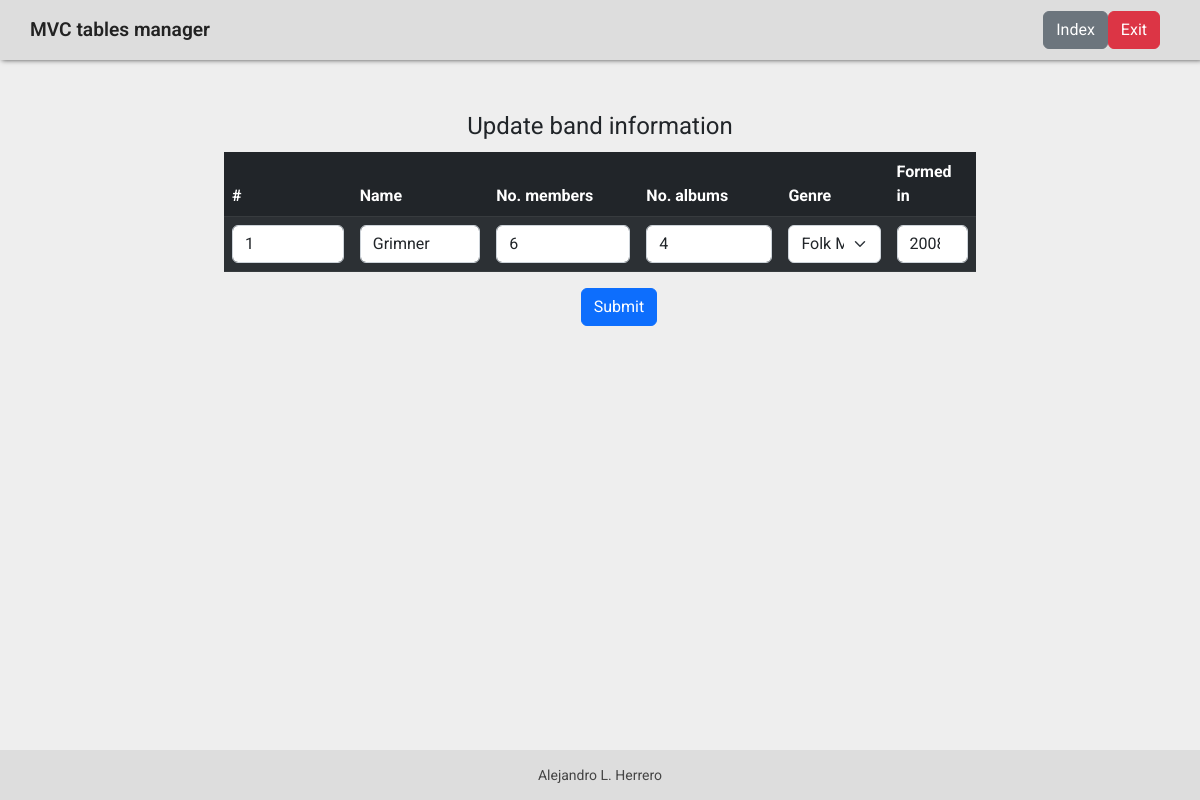
The app's page /?C=Bands&action=read&id=1 (signed in) with its own data.
### tables this page shows
CREATE TABLE `bands_data` (
  `band_id` int(11) NOT NULL,
  `band_name` varchar(25) NOT NULL,
  `no_members` int(15) NOT NULL,
  `no_albums` int(11) NOT NULL,
  `band_genre` int(11) DEFAULT NULL,
  `formed_in` year(4) NOT NULL
);

### controllers/Bands.php (called while the page is built, shortened)
<?php
    class BandsController {
        public function read() {
            $band_id = $_GET['id'];
            require_once MODELS . 'BandsModel.php';
            $bands = new BandsModel();
            $data["bands"] = $bands -> getBand($band_id);
            require_once VIEWS . 'bands/bandsUpdate.php';
        }
    }

### index.php (called while the page is built, shortened)
<?php
   require_once "config/db.php";
   $router = new Router();
?>

### config/Db.php (called while the page is built)
<?php
    class Connect {
        public static function conection() {
            $host       = 'localhost';
            $database   = 'mysql';
            $port       = 3306;
            $user       = 'root';
            $password   = '';
            try {
                $dbh = new PDO ($database . ":host=" . $host . ';port=' . $port, $user, $password);
                $dbh -> query("USE bands");
                $dbh -> setAttribute(PDO::ATTR_ERRMODE, PDO::ERRMODE_EXCEPTION);
                return $dbh;
            } catch (PDOException $e) {
                $errorMsg = "There was a problem accessing the database";
                require_once VIEWS . "error/error.php";
            }
        }
    }

### models/BandsModel.php (called while the page is built, shortened)
<?php
    require_once 'config/db.php';
    class BandsModel {
        private $db;
        private $bands;
        public function __construct () {
            $this -> db = Connect::conection();
            $this -> bands = array();
        }
        public function getBand($band_id) {
            $sql = "SELECT * FROM bands_data WHERE band_id = $band_id";
            try {
                $res = $this -> db -> query($sql);
                while ($row = $res -> fetch()){
                    $this -> bands[] = $row;
                }
                return $this -> bands;
            } catch (PDOException $e) {
                $errorMsg = "There was a problem accessing the database";
                $e -> getMessage();
                require_once VIEWS . "error/error.php";
            }
        }
    }

### views/bands/bandsUpdate.php (the view, shortened to what this page needs)
<!DOCTYPE html>
<html lang="en">
<head>
    <link href="https://cdn.jsdelivr.net/npm/bootstrap@5.2.2/dist/css/bootstrap.min.css" rel="stylesheet">
    <link rel="stylesheet" href="assets/css/style.css">
</head>
<body>
    <main>
        <div class="mt-5 container-fluid">
            <form class="mb-3 container" action="?C=Bands&action=update" method="POST" name="update" autocomplete="off">
                <fieldset>
                    <legend class="text-center">Update band information</legend>
                    <table class="mt-3 table table-dark table-striped">
                        <thead>
                            <tr>
                                <th>#</th>
                                <th>Name</th>
                                <th>No. members</th>
                                <th>No. albums</th>
                                <th>Genre</th>
                                <th>Formed in</th>
                            </tr>
                        </thead>
                        <tbody id = "tBody">
                            <?php
                                function selectGenre($g) {
                                    switch ($g) {
                                        case 4:
                                            $op = <<<op
                                                <option value="1">Heavy Metal</option>
                                                <option value="2">Death Metal</option>
                                                <option value="3">Black Metal</option>
                                                <option value="4" selected>Folk Metal</option>
                                                <option value="5">Power Metal</option>
                                            op;
                                            return $op;
                                            break;
                                    };
                                }
                                foreach ($data['bands'] as $d) {
                                    $option = selectGenre($d['band_genre']);
                                    echo "<tr>";
                                    echo "<td><input class='form-control' type='number'  name='band_id' value='" . $d['band_id'] . "' readonly></td>";
                                    echo "<td><input class='form-control' type='text'  name='band_name' value='" . $d['band_name'] . "' ></td>";
                                    echo "<td><input class='form-control' type='number'  name='no_members' value='" . $d['no_members'] . "' ></td>";
                                    echo "<td><input class='form-control' type='number'  name='no_albums' value='" . $d['no_albums'] . "' ></td>";
                                    echo "<td> <select class='form-select' name='band_genre'>";
                                    echo $option;
                                    echo "</select></td>";
                                    echo "<td><input class='form-control' type='number' min='1800' max='2023' name='formed_in' value='" . $d['formed_in'] . "' ></td>";
                                    echo "</tr>";
                                }
                            ?>
                        </tbody>
                    </table>
                    <div class="mb-3 col-1 container">
                        <button type="submit" name="submit" class="btn btn-primary">Submit</button>
                    </div>
                </fieldset>
            </form>
        </div>
    </main>
</body>
</html>

### assets/css/style.css (style rules this page uses)
* { margin: 0; padding: 0; box-sizing: border-box; }
html, body { width: 100%; height: 100%; }
body { font-family: 'Roboto', sans-serif; display: grid; grid-template: 60px 1fr 50px / 1fr 4fr 1fr; background-color: #eee; }
main { grid-column: 2; grid-row: 2; }

### records on screen
bands_data: band_id "1", band_name "Grimner", no_members "6", no_albums "4", band_genre "Folk Metal", formed_in "2008"
